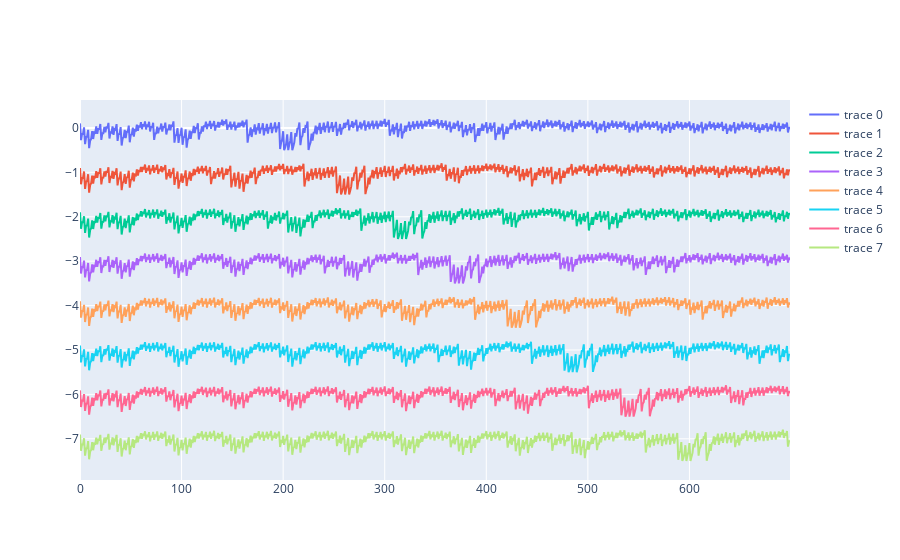

Notebook code for this chart:
### Code cell
import plotly.graph_objects as pgo
fig = pgo.Figure()
for x in range(0,8):
    fig.add_trace(pgo.Scatter(y=data["trace"][x] - 1 * x ))
fig.show()

### Figure 1 — Plotly figure (JSON) as saved in the notebook; plotly's stock layout.template omitted (floating-point values rounded to 4 significant figures; data arrays with more than 128 entries replaced by an {"elided": "..."} marker saying what was removed)
{"data": [{"type": "scatter", "y": {"elided": "700 float values"}}, {"type": "scatter", "y": {"elided": "700 float values"}}, {"type": "scatter", "y": {"elided": "700 float values"}}, {"type": "scatter", "y": {"elided": "700 float values"}}, {"type": "scatter", "y": {"elided": "700 float values"}}, {"type": "scatter", "y": {"elided": "700 float values"}}, {"type": "scatter", "y": {"elided": "700 float values"}}, {"type": "scatter", "y": {"elided": "700 float values"}}], "layout": {}}
